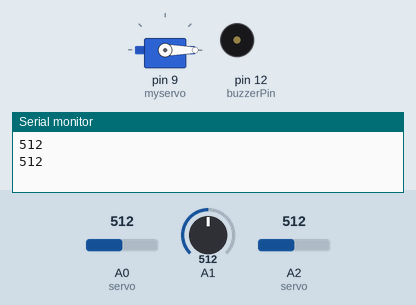
Simulated run of this sketch. Board: Arduino Uno, built with avr-gcc and run on an emulated ATmega328P. Parts: servo, buzzer (waves = sounding, pin HIGH), the last lines printed to the serial monitor. The inputs (shaded band) are chosen by the test bench; at power-on: A1 = 512, A0 (servo) = 512, A2 (servo) = 512.

Above: at 4.4 s.
4.5 s: A1 set to 0
At 6.87 s:
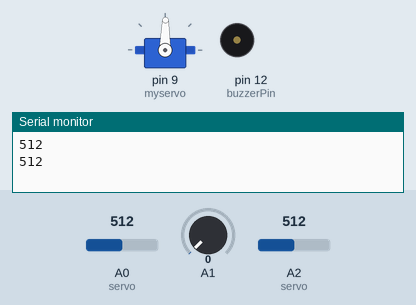
12.7 s: A0 (servo) set to 716
At 13.22 s:
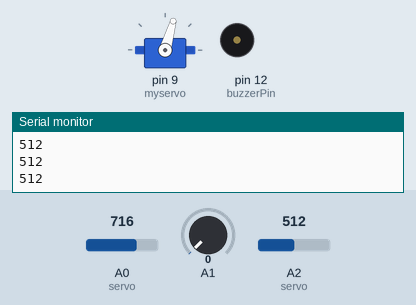
19.8 s: A2 (servo) set to 716
At 21.17 s:
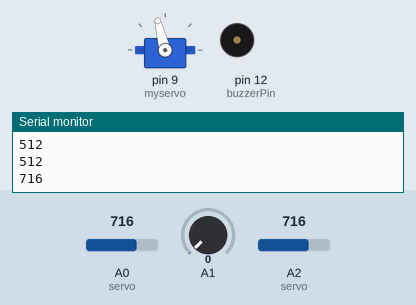
27.2 s: A0 (servo) set to 1023
At 29.38 s:
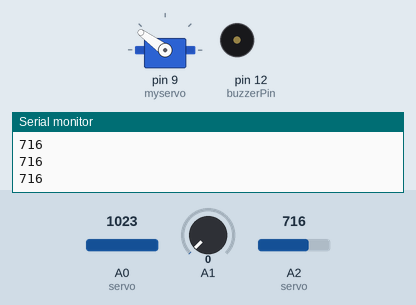
36.0 s: A1 set to 306
44.1 s: A2 (servo) set to 900
Timing chart, 0 to 52.4 s (numbered marks = the images above; inputs shaded):
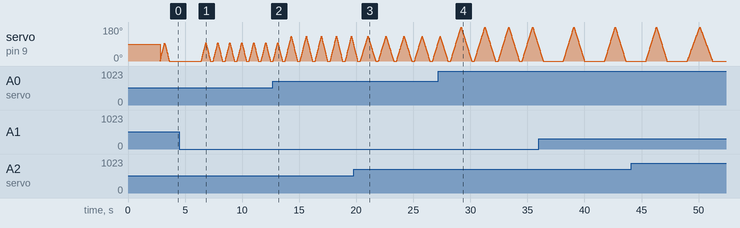

The sketch:

SweepSpeaker.ino
```cpp
#include <Servo.h>
const int buzzerPin = 12;
Servo myservo;  // create servo object to control a servo
// twelve servo objects can be created on most boards
int intdelay = 20;
int timeBetween = 2000;
int positionMax = 90;
int pos = 0;    // variable to store the servo position
const int songLength = 18;
// Notes is an array of text characters corresponding to the notes
// in your song. A space represents a rest (no tone)

char notes[] = " c C c C c C c C c C c C c C c C c C  "; // a space represents a rest

// Beats is an array of values for each note and rest.
// A "1" represents a quarter-note, 2 a half-note, etc.
// Don't forget that the rests (spaces) need a length as well.

int beats[] = {4,2,4,2,4,2,4,2,4,1,4,1,4,1,4,1,4,1};

// The tempo is how fast to play the song.
// To make the song play faster, decrease this value.

int tempo = 300;

void setup() {
  myservo.attach(9);  // attaches the servo on pin 9 to the servo object
  Serial.begin(9600);
    pinMode(buzzerPin, OUTPUT);
}


void loop() {
  timeBetween = getTimeBetween();
  positionMax = getPositionMax();
  intdelay = getDelay();
  delay(timeBetween);

  for (pos = 0; pos <= positionMax; pos += 1) { // goes from 0 degrees to 180 degrees
    // in steps of 1 degree
    myservo.write(pos);              // tell servo to go to position in variable 'pos'
    delay(intdelay);                       // waits 15ms for the servo to reach the position
  }
  for (pos = positionMax; pos >= 0; pos -= 1) { // goes from 180 degrees to 0 degrees
    myservo.write(pos);              // tell servo to go to position in variable 'pos'
    delay(intdelay);                       // waits 15ms for the servo to reach the position
  }
}
//TODO: replace this with call to Pot1. return values between 15 and 180 max
int getPositionMax()
{

  int result = analogRead(A0); //A0 is how far the servo goes range 0 to 1024
  //Serial.println(result);
  float myResult = (result / 6.20) + 15.0;
 //Serial.println(myResult);

  return myResult;
 // return random(15,180);
}
//TODO: Replace with call to Pot2 to return values between 250 and 5000 2.5 sec to 5 seconds.
int getTimeBetween()
{

  int result = analogRead(A1)* 5;  //how often
  //Serial.println(result);

  float result250 = result + 250;
//Serial.println(result250);
  return result250;
  //return random(250,5000);
}
//TODO: Replace with call to POT3 to return a value between 1 and 20 this is the delay between moving by degree
int getDelay()
{
  int result = analogRead(A2) ;  //how quickly or slowly servo moves
  float result20 = (result /156) +1.0;
// Serial.println(result);
 Serial.println(result);
  return result20;
  //return random(1,20);
  int i, duration;

  for (i = 0; i < songLength; i++) // step through the song arrays
  {
    duration = beats[i] * tempo;  // length of note/rest in ms

    if (notes[i] == ' ')          // is this a rest?
    {
      delay(duration);            // then pause for a moment
    }
    else                          // otherwise, play the note
    {
      tone(buzzerPin, frequency(notes[i]), duration);
      delay(duration);            // wait for tone to finish
    }
    delay(tempo/10);              // brief pause between notes
  }

  // We only want to play the song once, so we'll pause forever:
  while(true){}
  // If you'd like your song to play over and over,
  // remove the above statement
}


int frequency(char note)
{
  // This function takes a note character (a-g), and returns the
  // corresponding frequency in Hz for the tone() function.

  int i;
  const int numNotes = 8;  // number of notes we're storing

  // The following arrays hold the note characters and their
  // corresponding frequencies. The last "C" note is uppercase
  // to separate it from the first lowercase "c". If you want to
  // add more notes, you'll need to use unique characters.

  // For the "char" (character) type, we put single characters
  // in single quotes.

  char names[] = { 'c', 'd', 'e', 'f', 'g', 'a', 'b', 'C' };
  int frequencies[] = {262, 294, 330, 349, 392, 440, 494, 523};

  // Now we'll search through the letters in the array, and if
  // we find it, we'll return the frequency for that note.

  for (i = 0; i < numNotes; i++)  // Step through the notes
  {
    if (names[i] == note)         // Is this the one?
    {
      return(frequencies[i]);     // Yes! Return the frequency
    }
  }
  return(0);  // We looked through everything and didn't find it,
              // but we still need to return a value, so return 0.
}
```
